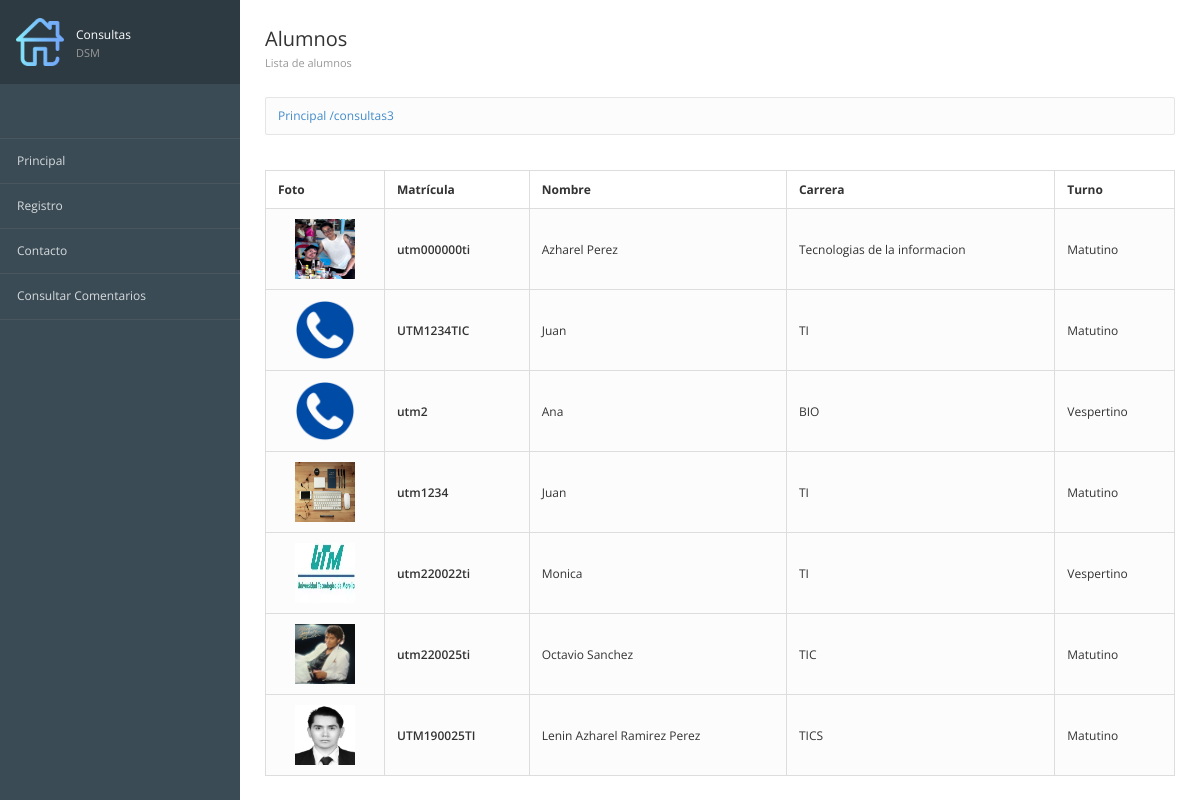
Page /consultas3 on the committed database.
### registros/models.py (models this page shows, shortened)
class Alumnos(models.Model): #define la estructura de la tabla
    matricula = models.CharField(max_length=12, verbose_name="Mat") #texto corto    #verbose_name: cambia los nombres de los campos
    nombre = models.TextField() #texto largo
    carrera = models.TextField()
    turno = models.CharField(max_length=10)
    imagen = models.ImageField(null = True, upload_to="foto", verbose_name="Fotografía")
    created = models.DateTimeField(auto_now_add=True) #fecha y tiempo
    updated = models.DateTimeField(auto_now_add=True)
    class Meta:  #cambia el titulo del modelo y da un ordenamiento a los registros
        verbose_name="Alumno"
        verbose_name_plural="Alumnos"
        ordering=["-created"]   #el menos indica que se ordenará del más reciente al más viejo

### registros/views.py (the view)
# urls.py: path('consultas3',views_registros.consultar3,name="Consultas"),
def consultar3(request):
    alumnos=Alumnos.objects.all().only("matricula","nombre","carrera","turno","imagen")
    return render(request,"registros/consultas.html",{'alumnos':alumnos})

### registros/templates/registros/consultas.html (shortened to what this page needs)
{% extends "inicio/encabezado.html" %}
{% block imagen %}
    {% load static %}
    {% static 'inicio/images/home.png' %}
{% endblock %}
{% block texto %} Consultas {% endblock %}
{% block span %} DSM {% endblock %}
{% block contenido %}
<div class="page-header">
	<div class="page-title">
		<h3>Alumnos
			<small>Lista de alumnos</small>
		</h3>
	</div>
</div>
{% block nav %}
<div class="breadcrumb-line">
	<ul class="breadcrumb">
		<a href="{%url 'Principal'%}">
			{%if request.path == ' / ' %}
			Principal
			{%else%}
			Principal {{request.path}}
			{% endif %}
		</a>
	</ul>
</div>
{% endblock %}
<table class="table table-bordered table-striped">
	<thead>
		<tr>
			<th>Foto</th>
			<th>Matrícula</th>
			<th>Nombre</th>
			<th>Carrera</th>
			<th>Turno</th>
		</tr>
	</thead>
	<tbody>
		{% for alumno in alumnos %}
		<tr>
			<td class="text-center">
				<img src="{{alumno.imagen.url}}" alt="" class"img-media" height="60px" width="60px">
			</td>
			<td class="text-semibold">{{alumno.matricula}}</td>
			<td class="muted">{{alumno.nombre}}</td>
			<td class="muted">{{alumno.carrera}}</td>
			<td class="muted">{{alumno.turno}}</td>
		<tr>
		{% endfor %}
	</tbody>
</table>
{% endblock %}

### inicio/static/inicio/css/londinium-theme.css (style rules this page uses)
.panel-toolbar:after, .page-header:after, .header-bar-stats .page-stats li:after, .panel-heading:after { content: ""; display: table; clear: both; }
html { height: 100%; }
body { font-family: 'Open Sans', sans-serif; font-size: 12px; position: relative; min-height: 100%; }
a { cursor: pointer; }
h1, h2, h3, h4, h5, h6, .h1, .h2, .h3, .h4, .h5, .h6 { font-weight: 600; line-height: 1.42857143; margin-top: 0; }
h3, .h3 { font-size: 20px; }
ul, ol { padding-left: 16px; }
.text-semibold { font-weight: 600; }
.page-header { padding: 0; margin: 0; position: relative; border: 0; }
.page-header small { display: block; font-size: 11px; color: #999; margin: 8px 0 0 0; }
.page-title { float: left; }
.page-title h3 { padding: 29px 0; margin: 0; font-weight: 400; line-height: 20px; }
.breadcrumb { padding: 9px 12px 10px 12px; float: left; margin: 0; background: none; border-radius: 0; }
.table { margin-bottom: 0; }
.table > thead > tr > th { border-bottom-width: 1px; outline: 0; }
.table > thead > tr > th, .table > tbody > tr > th, .table > tfoot > tr > th, .table > thead > tr > td, .table > tbody > tr > td, .table > tfoot > tr > td { vertical-align: middle; padding: 10px 12px; }
.table-striped > tbody > tr:nth-child(odd) > td, .table-striped > tbody > tr:nth-child(odd) > th, .table-hover > tbody > tr:hover > td, .table-hover > tbody > tr:hover > th { background-color: #fcfcfc; }

### rows in the picture
Alumnos: imagen (picture), matricula "utm000000ti", nombre "Azharel Perez", carrera "Tecnologias de la informacion", turno "Matutino"
Alumnos: imagen (picture), matricula "UTM1234TIC", nombre "Juan", carrera "TI", turno "Matutino"
Alumnos: imagen (picture), matricula "utm2", nombre "Ana", carrera "BIO", turno "Vespertino"
Alumnos: imagen (picture), matricula "utm1234", nombre "Juan", carrera "TI", turno "Matutino"
Alumnos: imagen (picture), matricula "utm220022ti", nombre "Monica", carrera "TI", turno "Vespertino"
Alumnos: imagen (picture), matricula "utm220025ti", nombre "Octavio Sanchez", carrera "TIC", turno "Matutino"
Alumnos: imagen (picture), matricula "UTM190025TI", nombre "Lenin Azharel Ramirez Perez", carrera "TICS", turno "Matutino"

### other values in the picture
{{ request.path }} "/consultas3"
